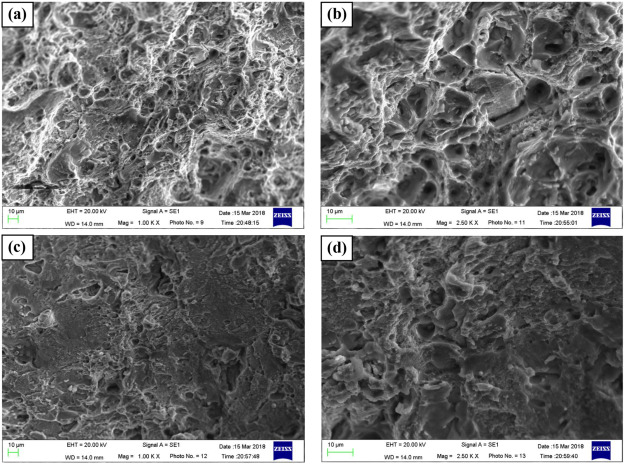
#> input picture files/p5/fatigue.jpg, 624 x 465 px; its folder holds only this picture in this run
$ python P05_Analisis_Imagen.py
#> lines starting #> are read from the running program, lines starting #| are printed output that depends on the picture; after the words box and inside, x2 and y2 are one past the last pixel; in counts of white or black regions, pixels touching at a corner belong together
#!/usr/bin/env python3
# -*- coding: utf-8 -*-

"""
Script de Python para el Análisis de Imagen (Fractografía SEM)
Convertido desde P05_Analisis_Imagen.ipynb.

Este script realiza el análisis de procesamiento de imágenes (Histograma,
CLAHE, Sobel, Canny, Otsu, Morfología) para todas las imágenes
encontradas en el directorio de entrada y guarda los resultados
en el directorio de salida.

LIMITACIÓN IMPORTANTE:
La funcionalidad de "Medición Interactiva" (la clase CalculadoraDistancia
y los widgets de ipywidgets) ha sido eliminada. Esta funcionalidad
depende intrínsecamente del entorno interactivo de Jupyter Notebook
y no se puede replicar en un script de Python simple sin construir
una aplicación de GUI completa (por ejemplo, con Tkinter o PyQt).

El script se enfoca en la parte automatizada del análisis.
"""

# --- Importación de Librerías ---
import matplotlib
matplotlib.use('Agg')  # Backend no-interactivo para ejecución por script
import numpy as np
import matplotlib.pyplot as plt
import cv2
from pathlib import Path
import glob
import re
import sys  # Importado para sys.exit

# Importaciones de Scikit-image
from skimage import exposure, filters, measure, morphology
from skimage.io import imread
from skimage.util import img_as_float, img_as_ubyte
from skimage.feature import canny

# Importaciones de SciPy
from scipy import ndimage as ndi

## --- Configuración de Directorios ---

# NOTA: Rutas ajustadas para ejecutarse desde la carpeta raíz
# AERO-MESSURE/
# ├── analisis_imagen.py      <-- (Este script)
# ├── files/
# │   └── p5/                 <-- (Imágenes de entrada)
# └── Practicas/
#     └── P05_Analisis_Imagen/
#         └── data/
#             └── images/     <-- (Resultados)

# Directorio donde están tus imágenes de entrada
# (Desde la raíz, solo entramos a 'files/p5')
FILES_DIR = Path('files/p5')

# Directorio donde se guardarán los resultados
# (Desde la raíz, entramos a 'Practicas/P05.../data/images')
RESULTS_DIR = Path('Practicas/P05_Analisis_Imagen/data/images')
# --- Funciones Auxiliares (Carga y Guardado) ---

def cargar_imagen_gris(path):
    """Carga una imagen, la convierte a gris y la normaliza a float [0, 1]."""
    try:
        # Usamos as_gray=True para que imread maneje la conversión
        img_gray = imread(path, as_gray=True)
        # 'imread' con 'as_gray=True' ya devuelve float [0, 1]
        img_norm = img_as_float(img_gray)
        return img_norm
    except Exception as e:
        print(f"Error cargando la imagen {path}: {e}")
        return None

def save_fig(path):
    """Guarda la figura actual en el directorio de resultados."""
    try:
        full_path = RESULTS_DIR / path
        plt.savefig(full_path, bbox_inches='tight', dpi=150)
        print(f"  > Figura guardada en: {full_path.name}")
    except Exception as e:
        print(f"Error guardando figura: {e}")

# --- Funciones de Procesamiento de Imagen ---

def mostrar_histograma(ax, img_gray_norm, title='Histograma'):
    """Muestra el histograma de una imagen en un eje (ax) dado."""
    ax.hist(img_gray_norm.ravel(), bins=256, range=(0.0, 1.0), fc='k', ec='k')
    ax.set_title(title)
    ax.set_xlabel('Intensidad de Píxel (0-1)')
    ax.set_ylabel('Frecuencia')
    ax.set_xlim(0, 1)

def procesar_clahe(img_gray_norm, clip_limit=0.03):
    """Aplica CLAHE (Ecualización Adaptativa) a la imagen."""
    return exposure.equalize_adapthist(img_gray_norm, clip_limit=clip_limit)

def procesar_sobel(img_gray_norm):
    """Aplica el filtro Sobel para detección de bordes."""
    return filters.sobel(img_gray_norm)

def procesar_canny(img_gray_norm, sigma=1.0):
    """Aplica el detector de bordes Canny."""
    return canny(img_gray_norm, sigma=sigma)

def procesar_otsu(img_gray_norm):
    """Aplica umbralización global de Otsu."""
    thresh = filters.threshold_otsu(img_gray_norm)
    return img_gray_norm > thresh

def procesar_morfologia(img_bin, op_type='opening', disk_size=3):
    """Aplica operaciones morfológicas (opening, closing, erosion, dilation)."""
    selem = morphology.disk(disk_size)
    if op_type == 'opening':
        return morphology.opening(img_bin, selem)
    elif op_type == 'closing':
        return morphology.closing(img_bin, selem)
    elif op_type == 'erosion':
        return morphology.erosion(img_bin, selem)
    elif op_type == 'dilation':
        return morphology.dilation(img_bin, selem)
    return img_bin

def procesar_etiquetado(img_bin):
    """Etiqueta regiones conectadas e imprime sus propiedades."""
    label_image, num_features = ndi.label(img_bin)
    props = measure.regionprops_table(label_image,
                                      properties=['label', 'area', 'perimeter', 'eccentricity', 'major_axis_length'])
    print(f"\n--- Análisis de Regiones (sobre Otsu+Opening) ---")
    print(f"Número de objetos encontrados: {num_features}")
    # print("Propiedades de los objetos:")
    # print(props) # Descomentar para ver la tabla de propiedades
    return label_image, props

def _save_individual(img_data, cmap, title, filename):
    """Guarda una imagen individual de un paso de procesamiento."""
    fig_ind, ax_ind = plt.subplots(figsize=(6, 5))
    ax_ind.imshow(img_data, cmap=cmap)
    ax_ind.set_title(title)
    ax_ind.axis('off')
    fig_ind.tight_layout()
    full_path = RESULTS_DIR / filename
    fig_ind.savefig(full_path, bbox_inches='tight', dpi=150)
    plt.close(fig_ind)
    print(f"  > Figura guardada en: {full_path.name}")


def run_full_analysis(img_gray, base_filename):
    """Ejecuta todos los análisis y guarda los resultados."""

    print(f"--- Iniciando análisis para: {base_filename} ---")

    # b) CLAHE (creado como float)
    img_clahe = procesar_clahe(img_gray)
    _save_individual(img_clahe, 'gray', 'Ecualización (CLAHE)',
                     f"{base_filename}_01_clahe.png")

    # Convertir la imagen CLAHE a uint8 [0, 255]
    img_clahe_u8 = img_as_ubyte(img_clahe)

    # c) Sobel (usando la versión uint8)
    img_sobel = procesar_sobel(img_clahe_u8)
    _save_individual(img_sobel, 'gray', 'Filtro Sobel (sobre CLAHE)',
                     f"{base_filename}_02_sobel.png")

    # d) Canny (usando la versión uint8)
    img_canny = procesar_canny(img_clahe_u8, sigma=2.0)
    _save_individual(img_canny, 'binary', 'Bordes Canny (sigma=2)',
                     f"{base_filename}_03_canny.png")

    # e) Otsu (usando la versión uint8)
    img_otsu = procesar_otsu(img_clahe_u8)
    _save_individual(img_otsu, 'gray', 'Umbralización Otsu (sobre CLAHE)',
                     f"{base_filename}_04_otsu.png")

    # f) Morfología (Opening, sobre la imagen de Otsu que ya es booleana)
    img_opened = procesar_morfologia(img_otsu, op_type='opening', disk_size=2)
    _save_individual(img_opened, 'gray', 'Morfología (Opening, disk=2)',
                     f"{base_filename}_05_opening.png")

    # --- Figura compuesta (resumen de todos los pasos) ---
    fig_analysis, axs = plt.subplots(3, 2, figsize=(10, 12))
    axs = axs.ravel()

    mostrar_histograma(axs[0], img_gray, 'Histograma Original')
    axs[1].imshow(img_clahe, cmap='gray'); axs[1].set_title('CLAHE'); axs[1].axis('off')
    axs[2].imshow(img_sobel, cmap='gray'); axs[2].set_title('Sobel'); axs[2].axis('off')
    axs[3].imshow(img_canny, cmap='binary'); axs[3].set_title('Canny'); axs[3].axis('off')
    axs[4].imshow(img_otsu, cmap='gray'); axs[4].set_title('Otsu'); axs[4].axis('off')
    axs[5].imshow(img_opened, cmap='gray'); axs[5].set_title('Opening'); axs[5].axis('off')

    fig_analysis.tight_layout()
    composite_path = RESULTS_DIR / f"{base_filename}_00_resumen.png"
    fig_analysis.savefig(composite_path, bbox_inches='tight', dpi=150)
    plt.close(fig_analysis)
    print(f"  > Resumen guardado en: {composite_path.name}")

    # g) Etiquetado (se imprime en la consola)
    procesar_etiquetado(img_opened)

    print(f"--- Análisis para {base_filename} completado ---")


# --- Lógica Principal del Script ---

def main():
    """Función principal que ejecuta el script."""

    # Crear el directorio de resultados si no existe
    RESULTS_DIR.mkdir(parents=True, exist_ok=True)

    # Buscar todas las imágenes individuales (jpg, png) en el directorio
    image_files = []
    for ext in ('*.jpg', '*.jpeg', '*.png'):
        image_files.extend(glob.glob(str(FILES_DIR / ext)))

    # Mapear el nombre del archivo (opción) a su ruta completa
    image_path_map = {Path(f).name: f for f in image_files}

    print(f"Script de Análisis de Fractografía")
    print("="*30)
    print(f"Directorio de imágenes: {FILES_DIR.resolve()}")
    print(f"Directorio de resultados: {RESULTS_DIR.resolve()}")

    if not image_path_map:
        print(f"\nADVERTENCIA: No se encontraron imágenes en '{FILES_DIR.resolve()}'.")
        print("Asegúrate de que tus archivos .jpg o .png estén en ese directorio.")
        print("Saliendo del script.")
        sys.exit(1) # Salir del script si no hay imágenes
    else:
        print(f"Imágenes encontradas: {list(image_path_map.keys())}\n")

    # --- Bucle de Procesamiento ---
    # Iterar sobre todas las imágenes encontradas y procesarlas

    for filename, file_path in image_path_map.items():

        base_filename = Path(filename).stem

        print(f"\n[{filename}] -> Cargando imagen...")

        # Cargar nueva imagen
        img_gray = cargar_imagen_gris(file_path)

        if img_gray is not None:
            # Ejecutar el análisis completo para la imagen
            run_full_analysis(img_gray, base_filename)
#> in procesar_clahe, `return exposure.equalize_adapthist(img_gray_norm, clip_limit=clip_limit)`:
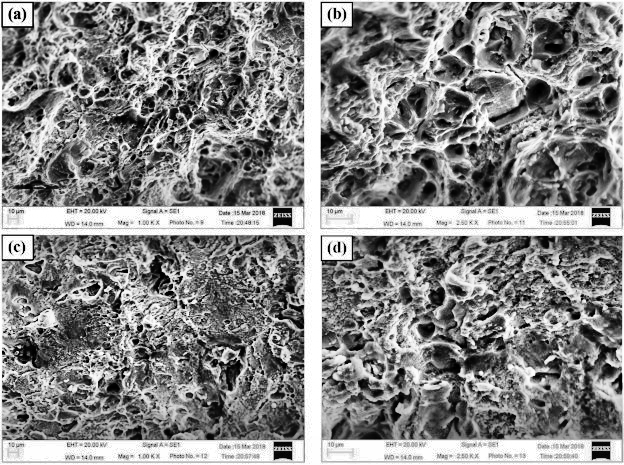
#> returned value: shape (465, 624) float64; min 0, max 1, mean 0.532
#> in procesar_sobel, `return filters.sobel(img_gray_norm)`:
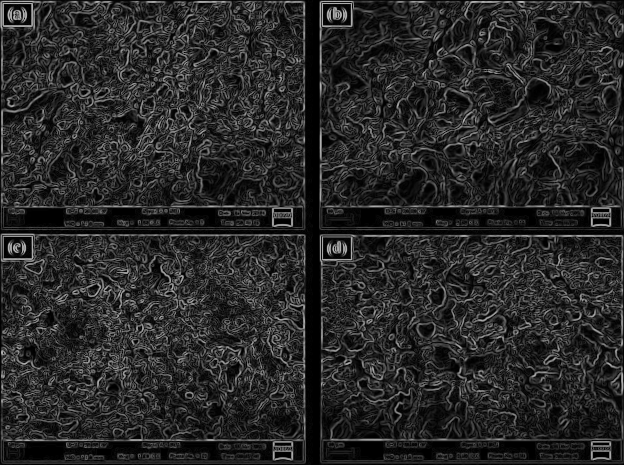
#> returned value: shape (465, 624) float64; min 0, max 0.747, mean 0.159
#> in procesar_canny, `return canny(img_gray_norm, sigma=sigma)`:
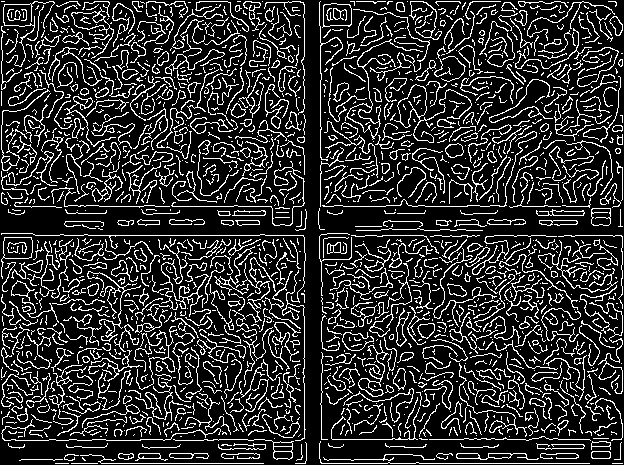
#> returned value: shape (465, 624) bool; 18.2% white in thin lines or dots
#> in procesar_otsu, `thresh = filters.threshold_otsu(img_gray_norm)`: thresh = 136
#> in procesar_otsu, `return img_gray_norm > thresh`:
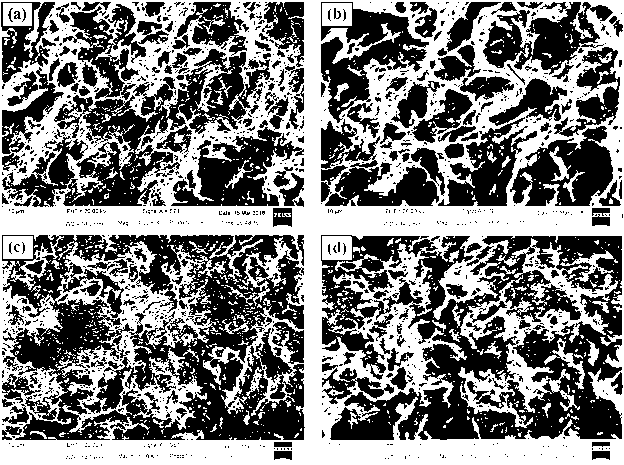
#> returned value: shape (465, 624) bool; 49.4% white; 1167 white regions (1083 under 20 px), largest, box (x1, y1, x2, y2) and area: (0, 0, 624, 465) 124709, (458, 238, 618, 428) 7567, (322, 236, 352, 260) 649
#> in procesar_morfologia, `return morphology.opening(img_bin, selem)`:
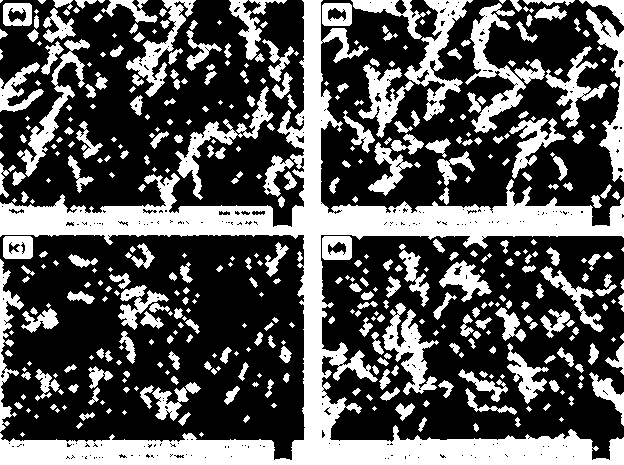
#> returned value: shape (465, 624) bool; 34.6% white; 442 white regions (145 under 20 px), largest, box (x1, y1, x2, y2) and area: (0, 0, 624, 465) 44231, (465, 3, 526, 133) 2405, (404, 0, 473, 121) 2363
#> in run_full_analysis, `fig_analysis.savefig(composite_path, bbox_inches='tight', dpi=150)`:
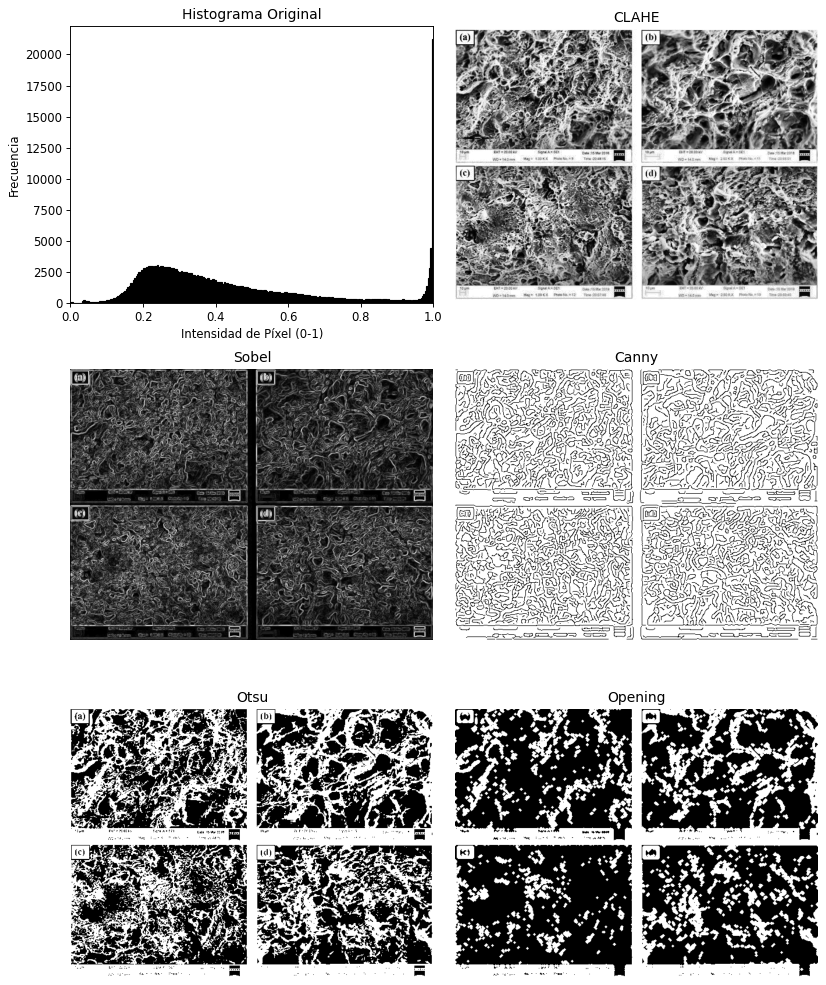
#> figure drawn by matplotlib, 6 panels; panel 1: tallest bar 21225 high, from x = 0.996 to 1
#> in procesar_etiquetado, `label_image, num_features = ndi.label(img_bin)`:
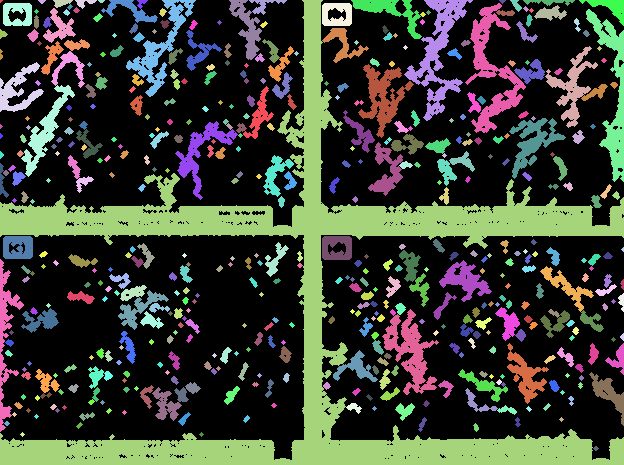
#> label_image: shape (465, 624) int32; 502 distinct labels, from 0 to 501; one colour per label, 0 black
#> in procesar_etiquetado, `label_image, num_features = ndi.label(img_bin)`: num_features = 501
#> in procesar_etiquetado, `props = measure.regionprops_table(label_image, properties=['label', 'a..`: props = 5 items
#| Número de objetos encontrados: 501
        else:
            print(f"ERROR: No se pudo cargar la imagen seleccionada: {filename}. Saltando...")

    print("\n" + "="*30)
    print("Proceso completado. Todas las imágenes han sido analizadas.")
    print(f"Los resultados están en: {RESULTS_DIR.resolve()}")


if __name__ == "__main__":
    main()
